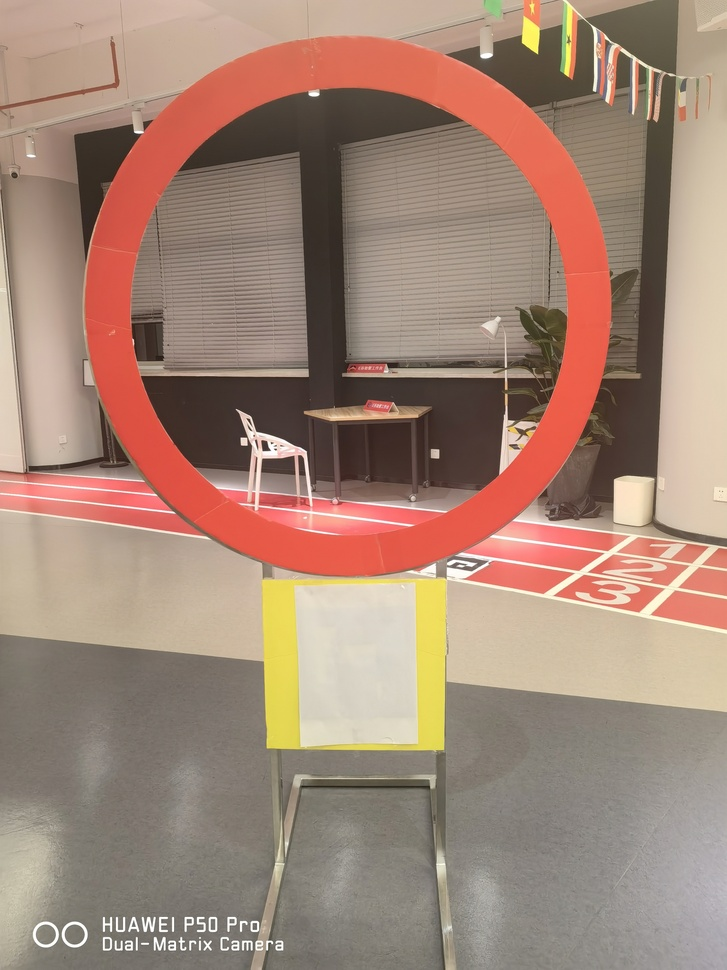
#> input picture tu1.jpg, 727 x 970 px, shrunk from 3072 x 4096 before the run
$ python distance.py   (older library calls are emulated)
#> lines starting #> are read from the running program, lines starting #| are printed output that depends on the picture; after the words box and inside, x2 and y2 are one past the last pixel; in counts of white or black regions, pixels touching at a corner belong together
#> further down, image is the input picture: shape (970, 727, 3); mean B, G, R 118.5, 134.2, 162.4
"""
Author: mengdeerer mengdeerer@gmail.com
Date: 2023-05-18 23:21:53
LastEditors: mengdeerer mengdeerer@gmail.com
LastEditTime: 2023-05-18 23:22:17
FilePath: \tello\distance.py
Description and Problems:

Copyright (c) 2023 by mengdeerer, All Rights Reserved.
"""
from imutils import paths
import numpy as np
import imutils
import cv2


def find_marker(image):
    # convert the image to grayscale, blur it, and detect edges
    gray = cv2.cvtColor(image, cv2.COLOR_BGR2GRAY)
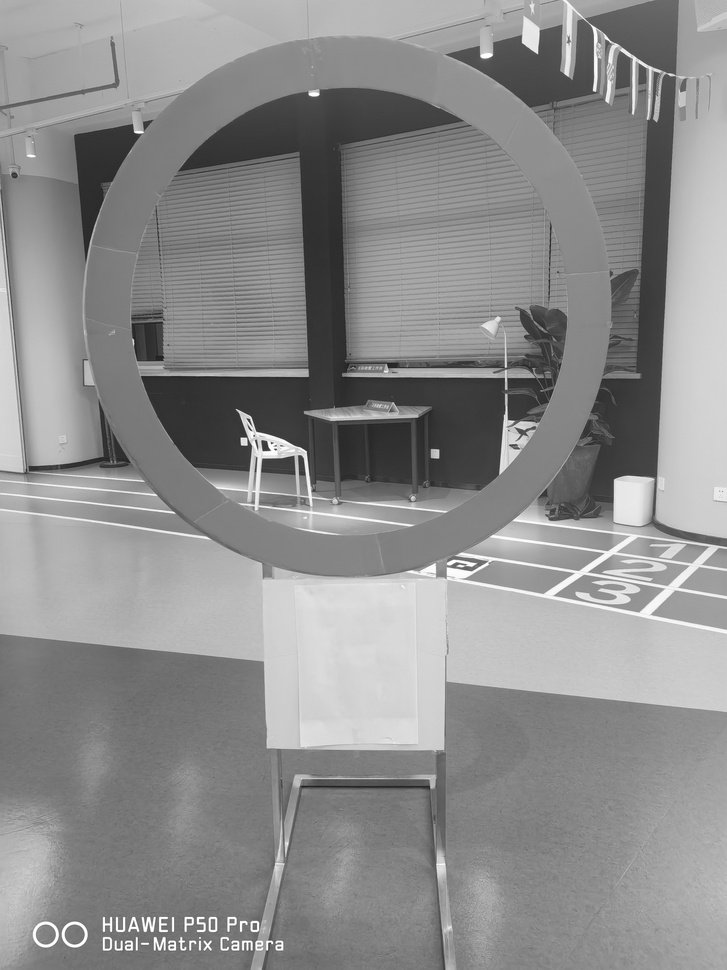
#> gray: shape (970, 727); min 25, max 255, mean 140.8
    gray = cv2.GaussianBlur(gray, (5, 5), 0)
    edged = cv2.Canny(gray, 35, 125)
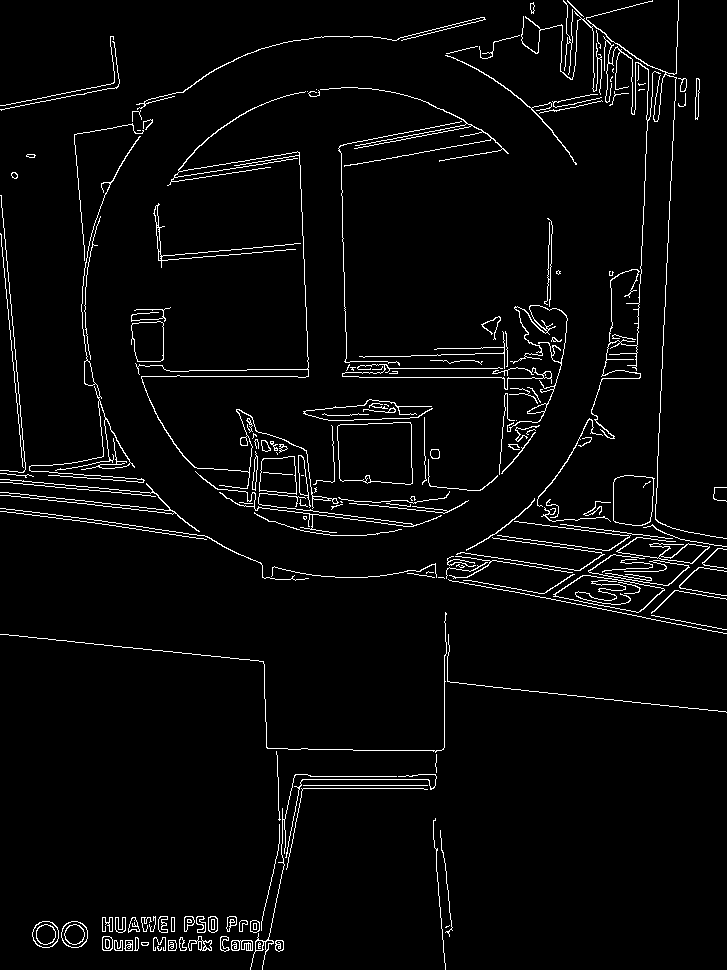
#> edged: shape (970, 727); 3.6% white in thin lines or dots
    # find the contours in the edged image and keep the largest one;
    # we'll assume that this is our piece of paper in the image
    cnts = cv2.findContours(edged.copy(), cv2.RETR_LIST, cv2.CHAIN_APPROX_SIMPLE)
#> cnts = 272 contours, 148 with area under 20; largest, box (x1, y1, x2, y2) and area: (337, 422, 413, 485) 4269, (337, 422, 413, 485) 4236, (553, 575, 665, 613) 2366, (555, 575, 665, 613) 2324, (613, 475, 655, 526) 1844
    cnts = imutils.grab_contours(cnts)
    c = max(cnts, key=cv2.contourArea)
#> c = contour of 42 points, box (x1, y1, x2, y2) (337, 422, 413, 485), area 4269
    # compute the bounding box of the of the paper region and return it
    return cv2.minAreaRect(c)


def distance_to_camera(knownWidth, focalLength, perWidth):
	# compute and return the distance from the maker to the camera
	return (knownWidth * focalLength) / perWidth

# initialize the known distance from the camera to the object, which in this case is 24 inches
KNOWN_DISTANCE = 24.0
# initialize the known object width, which in this case, the piece of paper is 12 inches wide
KNOWN_WIDTH = 11.0
# load the furst image that contains an object that is KNOWN TO BE 2 feet
# from our camera, then find the paper marker in the image, and initialize the focal length
image = cv2.imread("tu1.jpg")
marker = find_marker(image)
#> marker = ((374.5, 453.6), (74.34, 62.37), -1.3)
focalLength = (marker[1][0] * KNOWN_DISTANCE) / KNOWN_WIDTH
#> focalLength = 162.2


# loop over the images
for imagePath in sorted(paths.list_images("images")):
	# load the image, find the marker in the image, then compute the
	# distance to the marker from the camera
	image = cv2.imread(imagePath)
	marker = find_marker(image)
	inches = distance_to_camera(KNOWN_WIDTH, focalLength, marker[1][0])
	# draw a bounding box around the image and display it
	box = cv2.cv.BoxPoints(marker) if imutils.is_cv2() else cv2.boxPoints(marker)
	box = np.int0(box)
	cv2.drawContours(image, [box], -1, (0, 255, 0), 2)
	cv2.putText(image, "%.2fft" % (inches / 12),
		(image.shape[1] - 200, image.shape[0] - 20), cv2.FONT_HERSHEY_SIMPLEX,
		2.0, (0, 255, 0), 3)
	cv2.imshow("image", image)
	cv2.waitKey(0)

$ run again, with aa.jpg copied over tu1.jpg
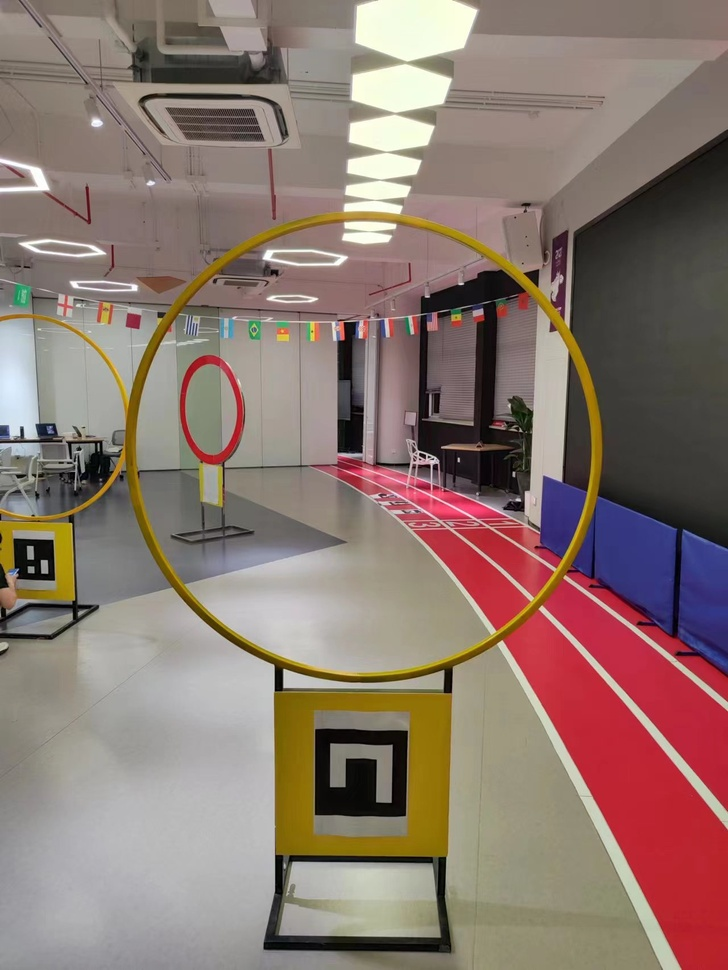
#> input picture aa.jpg, 728 x 970 px, shrunk from 1280 x 1706 before the run
#> image is the input picture: shape (970, 728, 3); mean B, G, R 111.6, 119.9, 139.6
#> in find_marker, `gray = cv2.cvtColor(image, cv2.COLOR_BGR2GRAY)`:
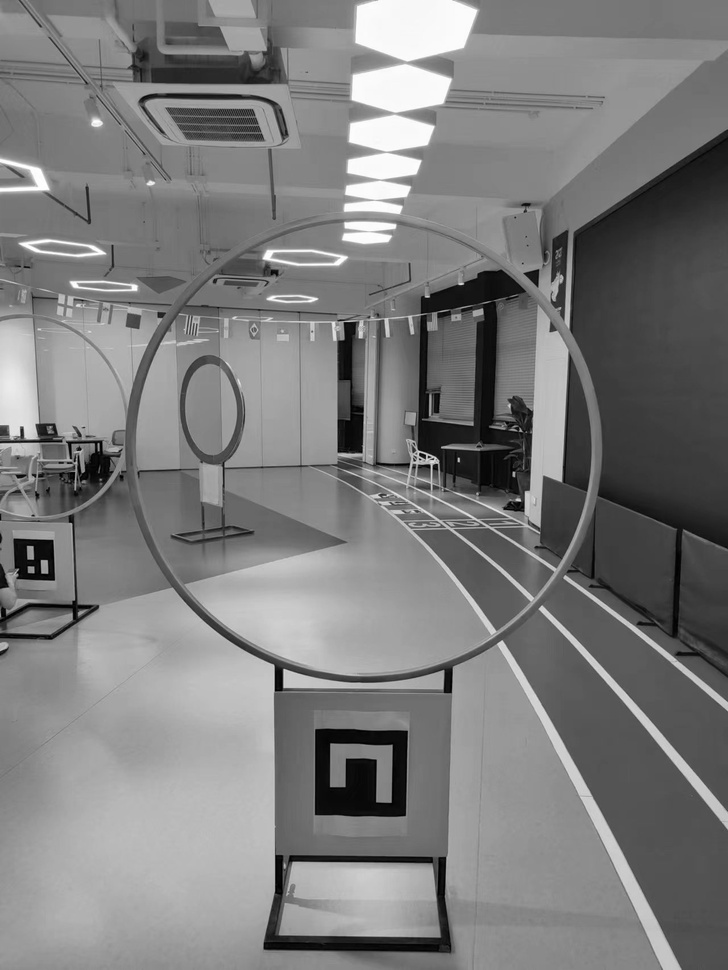
#> gray: shape (970, 728); min 0, max 255, mean 124.9
#> in find_marker, `edged = cv2.Canny(gray, 35, 125)`:
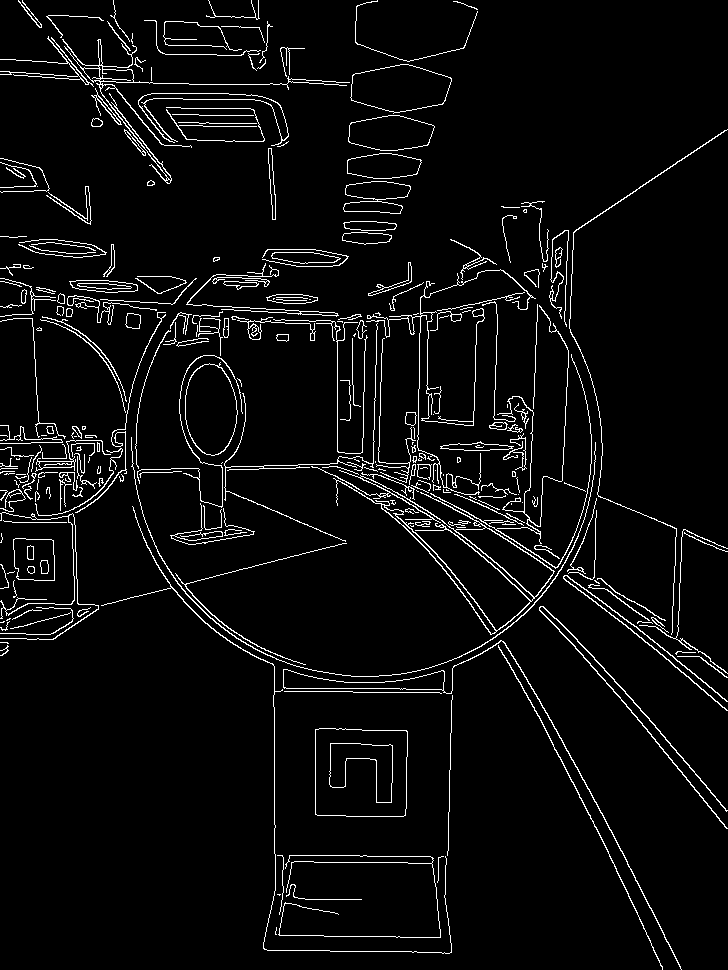
#> edged: shape (970, 728); 4.6% white in thin lines or dots
#> cnts = 370 contours, 232 with area under 20; largest, box (x1, y1, x2, y2) and area: (315, 728, 408, 817) 7878, (315, 728, 408, 817) 7876, (185, 362, 238, 456) 3722, (311, 466, 555, 635) 3688, (185, 363, 238, 456) 3674
#> c = contour of 28 points, box (x1, y1, x2, y2) (315, 728, 408, 817), area 7878
#> marker = ((361, 772), (88, 92), -90)
#> focalLength = 192
